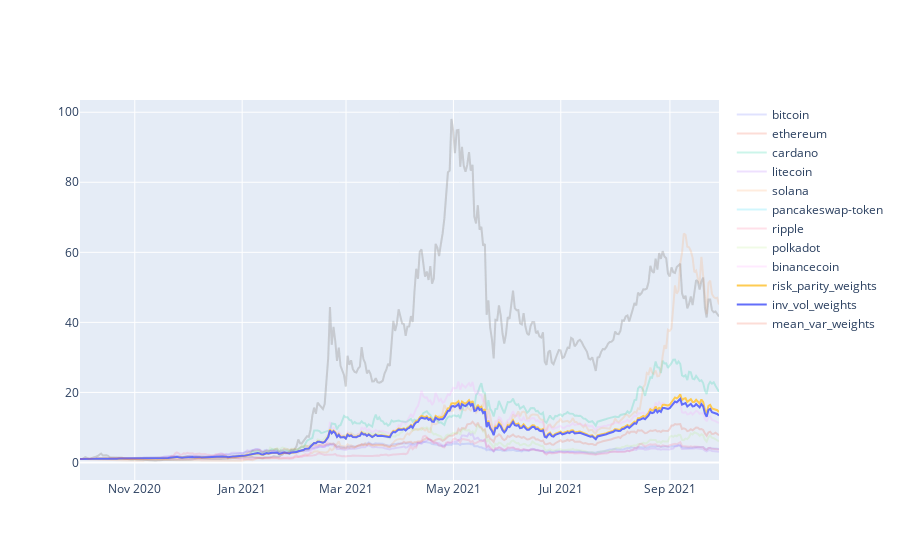

Here is the notebook cell this chart was saved with:
### Code cell
import matplotlib.pyplot as plt
import plotly.graph_objects as go

fig = go.Figure()
for i in df_rel.columns:
    
    if i in ["risk_parity_weights", "inv_vol_weights"]:
        fig.add_trace(go.Scatter(x=df_rel.index, y=df_rel[i],
                    mode='lines',
                    name=i))
    else:
        fig.add_trace(go.Scatter(x=df_rel.index, y=df_rel[i],
                    mode='lines',
                    name=i, opacity=0.2))
        #plt.plot(df_rel.index, df_rel[i], alpha=0.2, linewidth=0.5)
#plt.legend(loc='best', bbox_to_anchor=(0.5, 0., 0.5, 0.5))
#fig.update_layout("May 2020 - May 2021 Investiment strategies backtesting")
fig.show()
fig.write_html("backtesting.html")

### Figure 1 — Plotly figure (JSON) as saved in the notebook; plotly's stock layout.template omitted (floating-point values rounded to 4 significant figures; data arrays with more than 128 entries replaced by an {"elided": "..."} marker saying what was removed)
{"data": [{"mode": "lines", "name": "bitcoin", "opacity": 0.2, "type": "scatter", "x": {"elided": "364 str values"}, "y": {"elided": "364 float values"}}, {"mode": "lines", "name": "ethereum", "opacity": 0.2, "type": "scatter", "x": {"elided": "364 str values"}, "y": {"elided": "364 float values"}}, {"mode": "lines", "name": "cardano", "opacity": 0.2, "type": "scatter", "x": {"elided": "364 str values"}, "y": {"elided": "364 float values"}}, {"mode": "lines", "name": "litecoin", "opacity": 0.2, "type": "scatter", "x": {"elided": "364 str values"}, "y": {"elided": "364 float values"}}, {"mode": "lines", "name": "solana", "opacity": 0.2, "type": "scatter", "x": {"elided": "364 str values"}, "y": {"elided": "364 float values"}}, {"mode": "lines", "name": "pancakeswap-token", "opacity": 0.2, "type": "scatter", "x": {"elided": "364 str values"}, "y": {"elided": "364 float values"}}, {"mode": "lines", "name": "ripple", "opacity": 0.2, "type": "scatter", "x": {"elided": "364 str values"}, "y": {"elided": "364 float values"}}, {"mode": "lines", "name": "polkadot", "opacity": 0.2, "type": "scatter", "x": {"elided": "364 str values"}, "y": {"elided": "364 float values"}}, {"mode": "lines", "name": "binancecoin", "opacity": 0.2, "type": "scatter", "x": {"elided": "364 str values"}, "y": {"elided": "364 float values"}}, {"mode": "lines", "name": "risk_parity_weights", "type": "scatter", "x": {"elided": "364 str values"}, "y": {"elided": "364 float values"}}, {"mode": "lines", "name": "inv_vol_weights", "type": "scatter", "x": {"elided": "364 str values"}, "y": {"elided": "364 float values"}}, {"mode": "lines", "name": "mean_var_weights", "opacity": 0.2, "type": "scatter", "x": {"elided": "364 str values"}, "y": {"elided": "364 float values"}}], "layout": {}}
